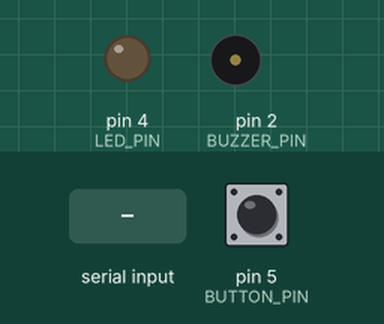
Bench run of a sketch on a simulated Arduino Uno, built with avr-gcc and run on an emulated ATmega328P. Shown: output pins drawn as LEDs (lit = HIGH), buzzer (waves = sounding). Inputs (shaded band) come from the test bench; at power-on: pin 5 (BUTTON_PIN) HIGH.

Above: at 1.2 s.
1.3 s: pin 5 (BUTTON_PIN) pulled LOW for 0.15 s
At 2.15 s:
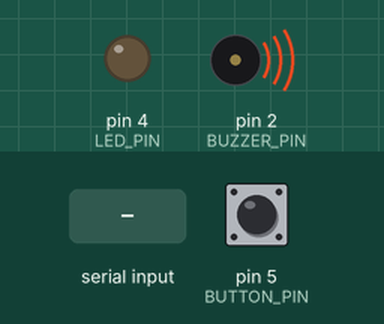
4.3 s: "D" received over Serial
7.3 s: pin 5 (BUTTON_PIN) pulled LOW for 3.2 s
At 10.49 s:
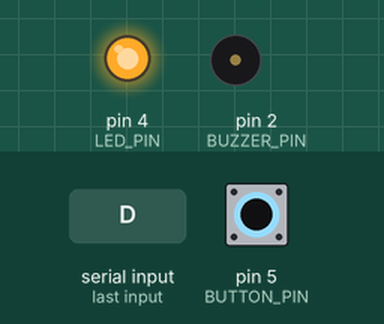
12.0 s: "I" received over Serial
At 12.76 s:
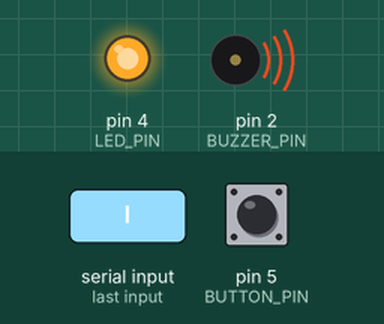
15.0 s: pin 5 (BUTTON_PIN) pulled LOW for 1 s
Timing chart, 0 to 19.0 s (numbered marks = the images above; inputs shaded):
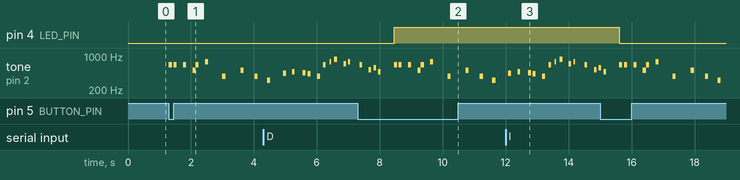

The sketch:

SerialMarioSketch.ino
```cpp
#define BUZZER_PIN 2
#define LED_PIN 4
#define BUTTON_PIN 5

void setup() {
  pinMode(BUZZER_PIN, OUTPUT);
  pinMode(LED_PIN, OUTPUT);
  pinMode(BUTTON_PIN, INPUT_PULLUP); // Use INPUT_PULLUP if button is connected to GND when pressed
  Serial.begin(9600); // Initialize Serial communication at 9600 baud rate
}

void loop() {
  // Play melody if the button is pressed (assuming it's connected to GND and goes LOW when pressed)
  if (digitalRead(BUTTON_PIN) == LOW) {
    playMelody();
  }


  // Check if data is available to read
  if (Serial.available() > 0) {
    char receivedChar = Serial.read(); // Read the incoming byte
    if (receivedChar == 'I') {
      digitalWrite(LED_PIN, LOW); // Turn off the LED
    } else if (receivedChar == 'D') {
      digitalWrite(LED_PIN, HIGH); // Turn on the LED
    }
  }
}

void playMelody() {
  // Play the first part of the Mario theme melody
    // Play the first part of the Mario theme melody
    tone(BUZZER_PIN, 660, 100);
    delay(150);
    tone(BUZZER_PIN, 660, 100);
    delay(300);
    tone(BUZZER_PIN, 660, 100);
    delay(300);
    tone(BUZZER_PIN, 510, 100);
    delay(100);
    tone(BUZZER_PIN, 660, 100);
    delay(300);
    tone(BUZZER_PIN, 770, 100);
    delay(550);
    tone(BUZZER_PIN, 380, 100);
    delay(575);
    tone(BUZZER_PIN, 510, 100);
    delay(450);
    tone(BUZZER_PIN, 380, 100);
    delay(400);
    tone(BUZZER_PIN, 320, 100);
    delay(500);
    tone(BUZZER_PIN, 440, 100);
    delay(300);
    tone(BUZZER_PIN, 480, 80);
    delay(330);
    tone(BUZZER_PIN, 450, 100);
    delay(150);
    tone(BUZZER_PIN, 430, 100);
    delay(300);
    tone(BUZZER_PIN, 380, 100);
    delay(200);
    tone(BUZZER_PIN, 660, 80);
    delay(200);
    tone(BUZZER_PIN, 760, 50);
    delay(150);
    tone(BUZZER_PIN, 860, 100);
    delay(300);
    tone(BUZZER_PIN, 700, 80);
    delay(150);
    tone(BUZZER_PIN, 760, 50);
    delay(350);
    tone(BUZZER_PIN, 660, 80);
    delay(300);
    tone(BUZZER_PIN, 520, 80);
    delay(150);
    tone(BUZZER_PIN, 580, 80);
    delay(150);
    tone(BUZZER_PIN, 480, 80);
    delay(500);
  // Continue with the rest of your melody as before
  // Remember to stop the tone after playing the melody
  noTone(BUZZER_PIN);
}
```

Measured:
- after the input at 1.3 s, tone on pin 2 (BUZZER_PIN): plays 660 Hz for 0.10 s, 660 Hz for 0.10 s, 660 Hz for 0.10 s, 510 Hz for 0.10 s, 660 Hz for 0.10 s, 770 Hz for 0.10 s … (9 notes in this stretch), starting at once
